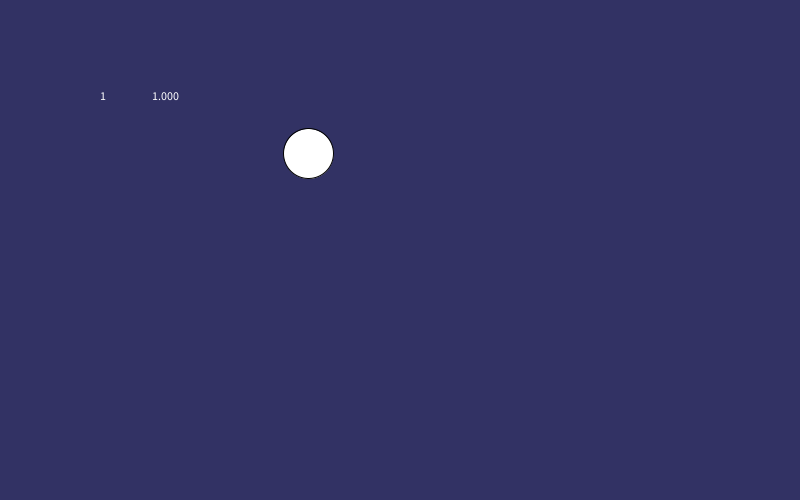
Frame 1 (no input)
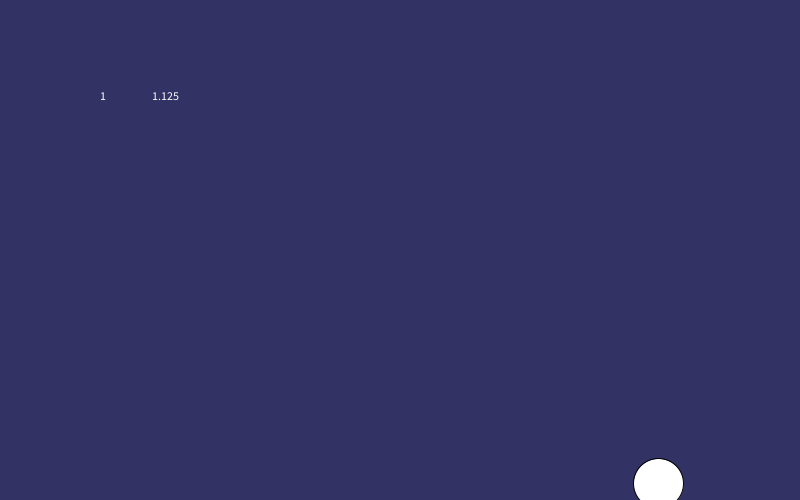
Frame 60 (the mouse pressed at the canvas centre just before this capture)
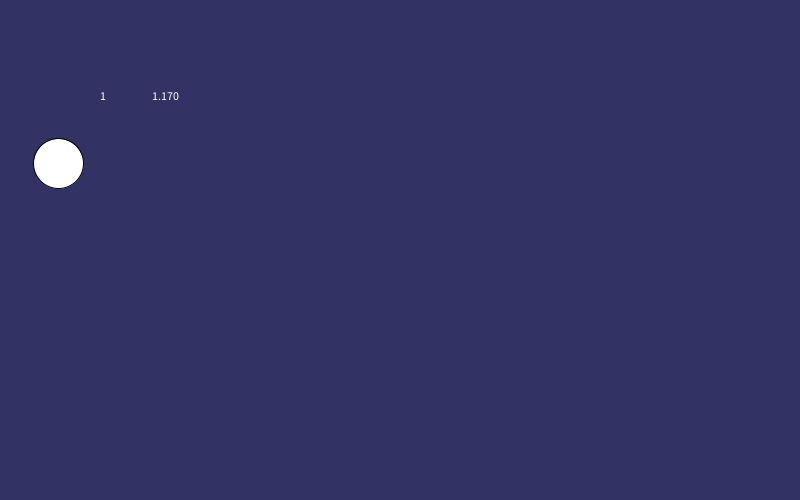
Frame 120 (the mouse held since frame 60 and released just before this capture)

The Processing sketch that drew these frames (run headless with seeded random() and noise(); from frame 60 on, the mouse is pressed at the canvas centre):

// Processing sketch: StartOfExponentialPopulation
// ── StartOfExponentialPopulation.pde
float population; 
float ballD;
float[] ballX = new float[1];
float[] ballY = new float [1];
boolean[]moveRight =new boolean[1];
boolean[]moveDown =new boolean[1];
boolean[]moveLeft=new boolean[1];
boolean[]moveUp =new boolean[1];

void setup() {
  size(800, 500);
  background(50, 50, 100);
  stroke(0);
  ballX[0] = random(50, 450);
  ballY[0] = random(50, 450);
  moveRight[0] = true;
  moveUp[0] = true;
  moveDown[0] = false;
  moveLeft[0] = false;
  population = 1;
  ballD = 50;
}

void draw() {
  background(50, 50, 100);
  for (int i = 0; i < ballX.length; i++) {
    ellipse(ballX[i], ballY[i], ballD, ballD);
    if (ballX[i]+(ballD/2)>800) {
      moveRight[i]=false;
      moveLeft[i]=true;
      population *= 1.04;
    }
    //If it is off the screen on the left, bounce back
    if (ballX[i]-(ballD/2)<0) {
      moveRight[i]=true;
      moveLeft[i]=false;
      population *= 1.04;
    }
    //If off the screen on the top bounce back
    if (ballY[i]-(ballD/2)<0) {
      moveUp[i]=false;
      moveDown[i]=true;
      population *= 1.04;
    }
    //If off the screen on the bottom bounce back
    if (ballY[i]+(ballD/2)>500) {
      moveUp[i]= true;
      moveDown[i]= false;
      population *= 1.04;
    }

    //If (boolean) is true then make it move in this certain way
    if (moveRight[i]) {
      ballX[i]+=10;
    }
    if (moveDown[i]) {
      ballY[i] +=10;
    }
    if (moveLeft[i]) {
      ballX[i]-=10;
    }
    if (moveUp[i]) {
      ballY[i] -=10;
    }
    text(population, 150, 100);
    text(ballX.length, 100, 100);
  }
  if (ballX.length < floor(population)) {
    ballX = expand(ballX,1);
    ballY = expand(ballY,1);
    moveRight = expand(moveRight,floor(population));
    moveDown = expand(moveRight,floor(population));
    moveUp = expand(moveRight,floor(population));
    moveLeft = expand(moveRight,floor(population));
  }
}
